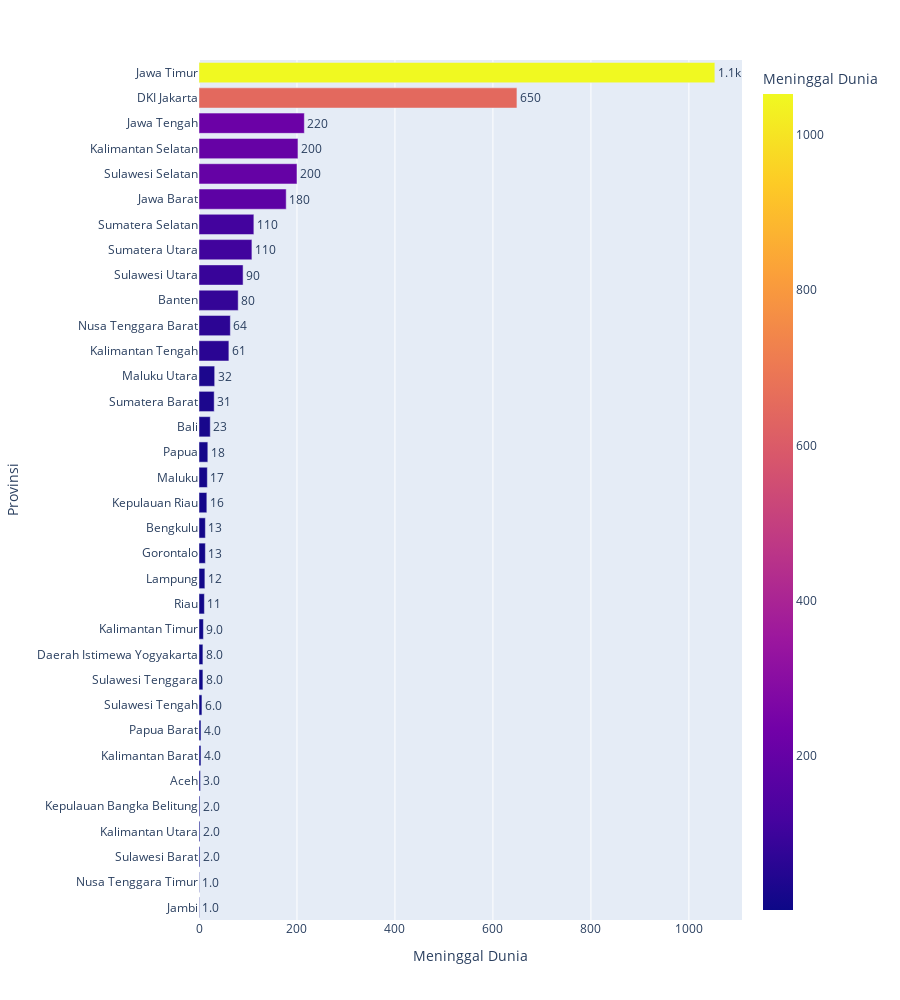

Notebook code for this chart:
### Code cell
df_sort = df.sort_values(by = "Meninggal Dunia", ascending = True, ignore_index = True)
fig = px.bar(df_sort, x='Meninggal Dunia', y='Provinsi',
             color='Meninggal Dunia', orientation='h', text = 'Meninggal Dunia', height = 1000)
fig.update_traces(texttemplate='%{text:.2s}', textposition='outside')
fig.update_layout(uniformtext_minsize=8, uniformtext_mode='hide')
fig.show()

### Figure 1 — Plotly figure (JSON) as saved in the notebook; plotly's stock layout.template omitted (floating-point values rounded to 4 significant figures)
{"data": [{"alignmentgroup": "True", "hovertemplate": "Meninggal Dunia=%{marker.color}<br>Provinsi=%{y}<extra></extra>", "legendgroup": "", "marker": {"color": [1, 1, 2, 2, 2, 3, 4, 4, 6, 8, 8, 9, 11, 12, 13, 13, 16, 17, 18, 23, 31, 32, 61, 64, 80, 90, 108, 112, 178, 200, 202, 215, 649, 1053], "coloraxis": "coloraxis"}, "name": "", "offsetgroup": "", "orientation": "h", "showlegend": false, "text": [1, 1, 2, 2, 2, 3, 4, 4, 6, 8, 8, 9, 11, 12, 13, 13, 16, 17, 18, 23, 31, 32, 61, 64, 80, 90, 108, 112, 178, 200, 202, 215, 649, 1053], "textposition": "outside", "texttemplate": "%{text:.2s}", "type": "bar", "x": [1, 1, 2, 2, 2, 3, 4, 4, 6, 8, 8, 9, 11, 12, 13, 13, 16, 17, 18, 23, 31, 32, 61, 64, 80, 90, 108, 112, 178, 200, 202, 215, 649, 1053], "xaxis": "x", "y": ["Jambi", "Nusa Tenggara Timur", "Sulawesi Barat", "Kalimantan Utara", "Kepulauan Bangka Belitung", "Aceh", "Kalimantan Barat", "Papua Barat", "Sulawesi Tengah", "Sulawesi Tenggara", "Daerah Istimewa Yogyakarta", "Kalimantan Timur", "Riau", "Lampung", "Gorontalo", "Bengkulu", "Kepulauan Riau", "Maluku", "Papua", "Bali", "Sumatera Barat", "Maluku Utara", "Kalimantan Tengah", "Nusa Tenggara Barat", "Banten", "Sulawesi Utara", "Sumatera Utara", "Sumatera Selatan", "Jawa Barat", "Sulawesi Selatan", "Kalimantan Selatan", "Jawa Tengah", "DKI Jakarta", "Jawa Timur"], "yaxis": "y"}], "layout": {"barmode": "relative", "coloraxis": {"colorbar": {"title": {"text": "Meninggal Dunia"}}, "colorscale": [[0, "#0d0887"], [0.1111, "#46039f"], [0.2222, "#7201a8"], [0.3333, "#9c179e"], [0.4444, "#bd3786"], [0.5556, "#d8576b"], [0.6667, "#ed7953"], [0.7778, "#fb9f3a"], [0.8889, "#fdca26"], [1, "#f0f921"]]}, "height": 1000, "legend": {"tracegroupgap": 0}, "margin": {"t": 60}, "uniformtext": {"minsize": 8, "mode": "hide"}, "xaxis": {"anchor": "y", "domain": [0, 1], "title": {"text": "Meninggal Dunia"}}, "yaxis": {"anchor": "x", "domain": [0, 1], "title": {"text": "Provinsi"}}}}
